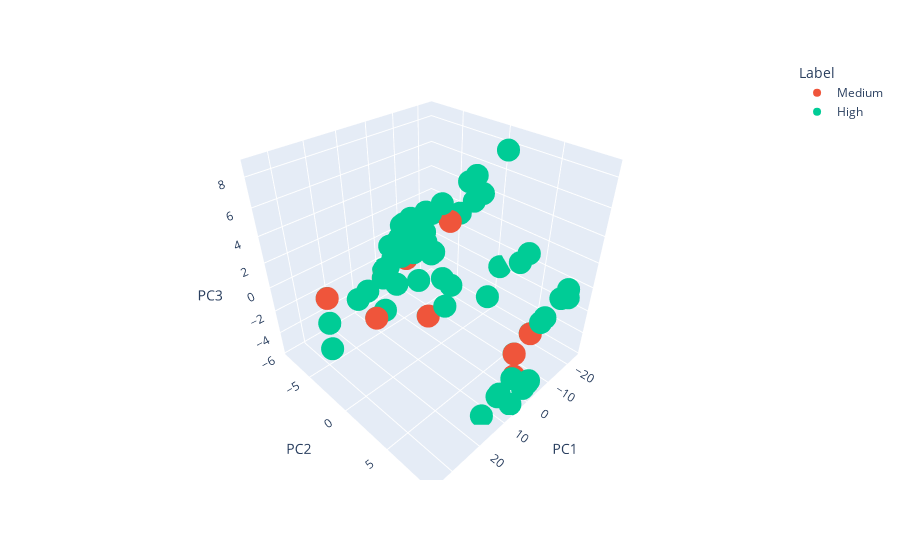

The notebook cell saved with this chart:
### Code cell
plot_PCA_3D(pc_df, pca)

### Figure 1 — Plotly figure (JSON) as saved in the notebook; plotly's stock layout.template omitted (floating-point values rounded to 4 significant figures; data arrays with more than 128 entries replaced by an {"elided": "..."} marker saying what was removed)
{"data": [{"hovertemplate": "Label=Medium<br>PC1=%{x}<br>PC2=%{y}<br>PC3=%{z}<extra></extra>", "legendgroup": "Medium", "marker": {"color": "#EF553B", "symbol": "circle"}, "mode": "markers", "name": "Medium", "scene": "scene", "showlegend": true, "type": "scatter3d", "x": {"elided": "238 float values"}, "y": {"elided": "238 float values"}, "z": {"elided": "238 float values"}}, {"hovertemplate": "Label=High<br>PC1=%{x}<br>PC2=%{y}<br>PC3=%{z}<extra></extra>", "legendgroup": "High", "marker": {"color": "#00cc96", "symbol": "circle"}, "mode": "markers", "name": "High", "scene": "scene", "showlegend": true, "type": "scatter3d", "x": {"elided": "247 float values"}, "y": {"elided": "247 float values"}, "z": {"elided": "247 float values"}}], "layout": {"legend": {"title": {"text": "Label"}, "tracegroupgap": 0}, "margin": {"t": 60}, "scene": {"domain": {"x": [0, 1], "y": [0, 1]}, "xaxis": {"title": {"text": "PC1"}}, "yaxis": {"title": {"text": "PC2"}}, "zaxis": {"title": {"text": "PC3"}}}, "showlegend": true}}
